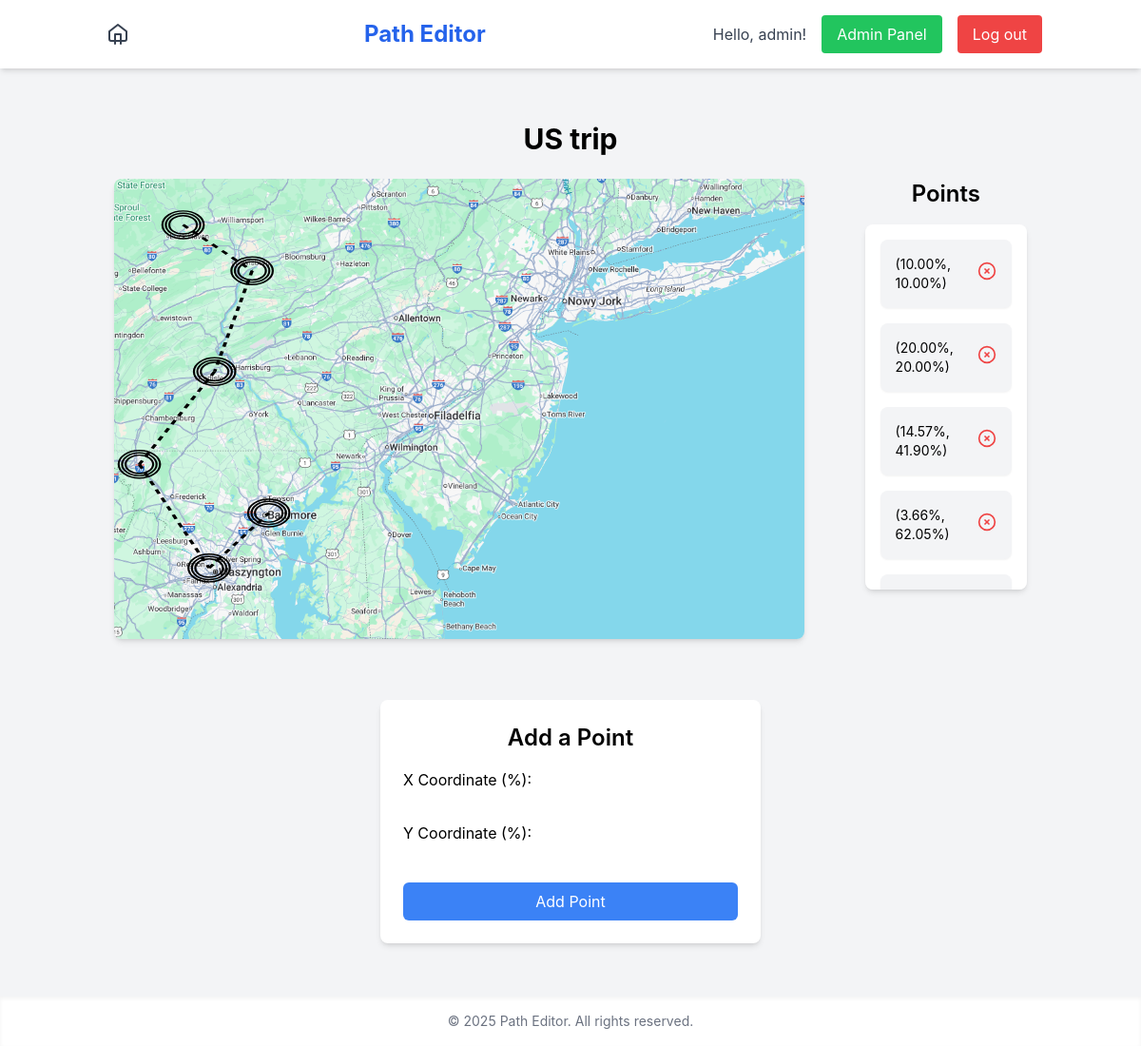
Screenshot of /gallery/route/2/ (signed in) with the database file from the repository.
### gallery/models.py (models this page shows, shortened)
class Route(models.Model):
    user = models.ForeignKey(User, on_delete=models.CASCADE)
    background = models.ForeignKey(BackgroundImage, on_delete=models.CASCADE)
    name = models.CharField(max_length=100)

class BackgroundImage(models.Model):
    image = models.ImageField(upload_to='backgrounds/')
    name = models.CharField(max_length=100)
    width = models.PositiveIntegerField(editable=False, null=True)
    height = models.PositiveIntegerField(editable=False, null=True)
    """ Returns the number of routes associated with this background image """

class Point(models.Model):
    route = models.ForeignKey(Route, on_delete=models.CASCADE, related_name='points')
    x = models.FloatField()
    y = models.FloatField()

### gallery/views.py (the view)
# urls.py: path('route/<int:route_id>/', views.view_route, name='view_route'),
@login_required
def view_route(request, route_id):
    route = get_object_or_404(Route, id=route_id)
    points = route.points.all()  # Get all points associated with this route
    if request.method == 'POST' and 'add_point' in request.POST:
        form = PointForm(request.POST)
        if form.is_valid():
            new_point = form.save(commit=False)
            new_point.route = route  # Associate the point with the route
            new_point.save()
            return redirect('gallery:view_route', route_id=route.id)
    else:
        form = PointForm()
    if request.method == 'POST' and 'delete_point' in request.POST:
        point_id = request.POST.get('point_id')
        point = get_object_or_404(Point, id=point_id)  # Use Point instead of RoutePoint
        point.delete()
        return redirect('gallery:view_route', route_id=route.id)
    paired_points = zip(points, points[1:])
    return render(request, 'gallery/view_route.html', {
        'route': route,
        'points': points,
        'paired_points': paired_points,
        'form': form,
    })

### gallery/forms.py
class PointForm(forms.ModelForm):
    x = forms.FloatField(min_value=0, max_value=100, label="X Coordinate (%)")
    y = forms.FloatField(min_value=0, max_value=100, label="Y Coordinate (%)")
    class Meta:
        model = Point
        fields = ['x', 'y']

### gallery/templates/gallery/view_route.html (shortened to what this page needs)
{% extends "base.html" %}
{% block content %}
  <div class="container mx-auto px-4 py-6">
    <h1 class="text-3xl font-bold mb-6 text-center">{{ route.name }}</h1>
    <div class="flex flex-col lg:flex-row justify-center mb-8">
      <div class="relative mb-8 mx-auto lg:mr-8">
        <img src="{{ route.background.image.url }}"
             id="bg-image"
             class="w-full rounded-lg shadow-md">
        <svg id="overlay-svg"
             class="absolute top-0 left-0 w-full h-full"
             viewBox="0 0 100 100"
             preserveAspectRatio="none">
          {% for point in points %}
            <g>
            <circle cx="{{ point.x }}" cy="{{ point.y }}" r="3" stroke="black" stroke-width="0.3" fill="none" />
            <circle cx="{{ point.x }}" cy="{{ point.y }}" r="2.5" stroke="black" stroke-width="0.3" fill="none" />
            <circle cx="{{ point.x }}" cy="{{ point.y }}" r="2" stroke="black" stroke-width="0.3" fill="none" />
            </g>
          {% endfor %}
          {% for p1, p2 in paired_points %}
            <line x1="{{ p1.x }}" y1="{{ p1.y }}" x2="{{ p2.x }}" y2="{{ p2.y }}" stroke="black" stroke-width="0.5" stroke-dasharray="1,1" />
          {% endfor %}
        </svg>
      </div>
      <div class="w-full lg:w-64 flex flex-col lg:ml-8">
        <h3 class="text-2xl font-semibold mb-4 text-center">Points</h3>
        <div class="overflow-y-auto bg-white rounded-lg shadow-md p-4 h-96">
          <ul class="space-y-4">
            {% for point in points %}
              <li class="flex items-center justify-between bg-gray-100 p-4 rounded-lg shadow-sm">
                <span class="text-sm">({{ point.x|floatformat:2 }}%, {{ point.y|floatformat:2 }}%)</span>
                <form method="post" class="inline">
                  <button type="submit"
                          name="delete_point"
                          class="text-red-500 hover:text-red-700">
                  </button>
                </form>
              </li>
            {% empty %}
              <li class="text-gray-500 text-center">No points yet.</li>
            {% endfor %}
          </ul>
        </div>
      </div>
    </div>
    <div class="bg-white p-6 rounded-lg shadow-md mx-auto max-w-[400px]">
      <h3 class="text-2xl font-semibold mb-4 text-center">Add a Point</h3>
      <form method="post" class="space-y-4 relative z-10">
        <div class="flex flex-col space-y-2">{{ form.as_p }}</div>
        <button type="submit"
                name="add_point"
                class="w-full bg-blue-500 text-white px-4 py-2 rounded-md hover:bg-blue-600 transition-all">
          Add Point
        </button>
      </form>
    </div>
  </div>
{% endblock content %}

### main/templates/base.html (shortened to what this page needs)
<!DOCTYPE html>
<html lang="en">
  <head>
    {% load static %}
    <script src="https://cdn.tailwindcss.com"></script>
    <link rel="stylesheet" href="{% static 'css/styles.css' %}" />
  </head>
  <body class="bg-gray-100 min-h-screen flex flex-col">
    <header class="bg-white shadow-md py-4">
      <div class="container mx-auto flex justify-between items-center px-4">
        <div class="flex items-center space-x-4">
          <a href="{% url 'main:home' %}"
             class="text-gray-700 hover:text-gray-900 p-2 rounded-md">
            <svg xmlns="http://www.w3.org/2000/svg"
                 class="h-6 w-6"
                 fill="none"
                 viewBox="0 0 24 24"
                 stroke="currentColor"
                 stroke-width="2">
              <path stroke-linecap="round" stroke-linejoin="round" d="M3 9l9-7 9 7v8a2 2 0 0 1-2 2H5a2 2 0 0 1-2-2V9z" />
              <path stroke-linecap="round" stroke-linejoin="round" d="M9 22V12h6v10" />
            </svg>
          </a>
        </div>
        <h1 class="text-2xl font-bold text-blue-600">Path Editor</h1>
        <div class="user-settings flex items-center space-x-4">
          {% if user.is_authenticated %}
            <p class="text-gray-700">Hello, {{ user.username }}!</p>
            {% if user.is_staff %}
              <a href="/admin/"
                 class="bg-green-500 hover:bg-green-600 text-white px-4 py-2 rounded">Admin Panel</a>
            {% endif %}
            <form method="post" action="{% url 'users:logout' %}">
              <button type="submit"
                      class="bg-red-500 hover:bg-red-600 text-white px-4 py-2 rounded">Log out</button>
            </form>
          {% else %}
            <a href="{% url 'users:login' %}"
               class="bg-blue-500 hover:bg-blue-600 text-white px-4 py-2 rounded">Log in</a>
            <a href="{% url 'users:register' %}"
               class="bg-green-500 hover:bg-green-600 text-white px-4 py-2 rounded">Register</a>
          {% endif %}
        </div>
      </div>
    </header>
    <main class="flex-grow container mx-auto py-8 px-4">
      {% block content %}
      {% endblock content %}
    </main>
    <footer class="bg-white shadow-inner py-4">
      <div class="container mx-auto text-center text-gray-500 text-sm">© 2025 Path Editor. All rights reserved.</div>
    </footer>
  </body>
</html>

### static/css/styles.css (style rules this page uses)
body { font-family: 'Inter', 'Roboto', sans-serif; }
a { text-decoration: none; transition: all 0.3s ease; }
input, button { outline: none; }
form { display: inline; }

### rows the page displays
Route: name "US trip", background.image (picture)
Point: x "10.00", y "10.00"
Point: x "20.00", y "20.00"
Point: x "14.57", y "41.90"
Point: x "3.66", y "62.05"

### other values shown
{{ user.username }} "admin"
